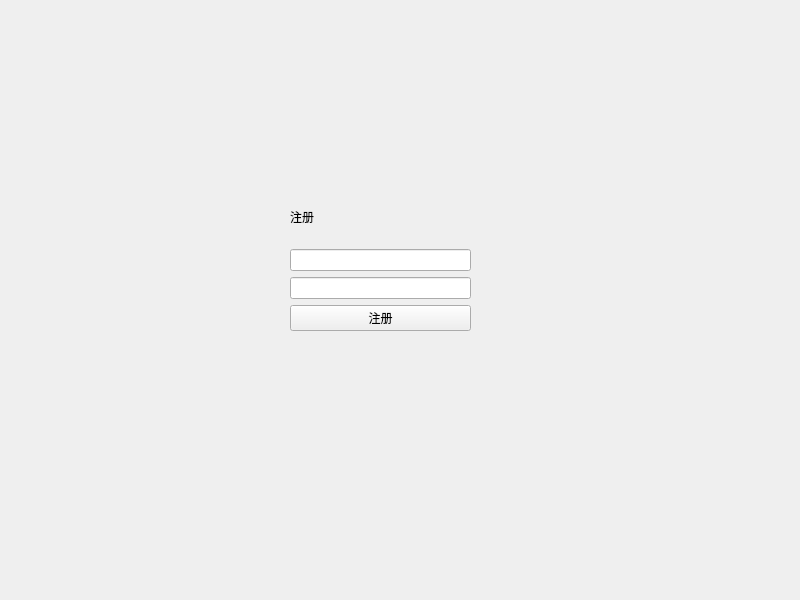
<?xml version="1.0" encoding="UTF-8"?>
<ui version="4.0">
 <class>RegisterWidget</class>
 <widget class="QWidget" name="RegisterWidget">
  <property name="geometry">
   <rect>
    <x>0</x>
    <y>0</y>
    <width>800</width>
    <height>600</height>
   </rect>
  </property>
  <property name="windowTitle">
   <string>Form</string>
  </property>
  <widget class="QWidget" name="">
   <property name="geometry">
    <rect>
     <x>290</x>
     <y>190</y>
     <width>181</width>
     <height>141</height>
    </rect>
   </property>
   <layout class="QVBoxLayout" name="verticalLayout">
    <item>
     <widget class="QLabel" name="title_label">
      <property name="text">
       <string>注册</string>
      </property>
     </widget>
    </item>
    <item>
     <widget class="QLineEdit" name="username_lineEdit"/>
    </item>
    <item>
     <widget class="QLineEdit" name="password_lineEdit"/>
    </item>
    <item>
     <widget class="QPushButton" name="register_pushButton">
      <property name="text">
       <string>注册</string>
      </property>
     </widget>
    </item>
   </layout>
  </widget>
 </widget>
 <resources/>
 <connections/>
</ui>
